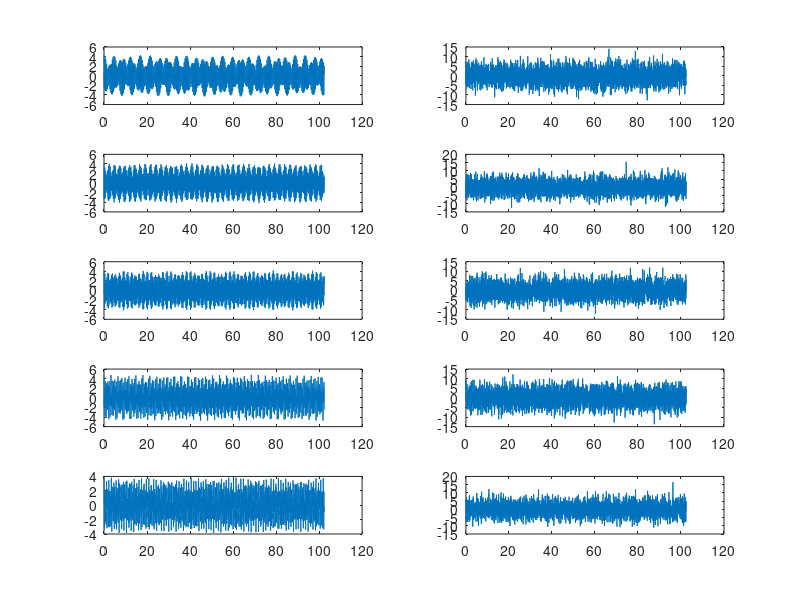

This chart was generated by the following MATLAB code:
%%

Fe = 40;
N = 4096;
T = N/Fe;

t = 0:T/N:T-T/N;



for i = 1:5
    fList = rand([3, 1])*10;
    AList = rand([3, 1])+1;
    s = AList(1)*cos(2*pi*fList(1)*t) + AList(2)*cos(2*pi*fList(2)*t) + AList(3)*cos(2*pi*fList(3)*t); 
    sB = s + wgn(1, 4096, 10);
    subplot(5, 2, 2*i-1)
    plot(t, s)
    subplot(5, 2, 2*i)
    plot(t, sB)
end


for i = 1:1000
    fList = rand([3, 1])*10;
    AList = rand([3, 1])+1;
    s = AList(1)*cos(2*pi*fList(1)*t) + AList(2)*cos(2*pi*fList(2)*t) + AList(3)*cos(2*pi*fList(3)*t); 
    sB = s + wgn(1, 4096, 5);
    sigList(i, :) = s;
    sigListNoise(i, :) = sB;
end

csvwrite('label.csv', sigList);
csvwrite('train.csv', sigListNoise);
